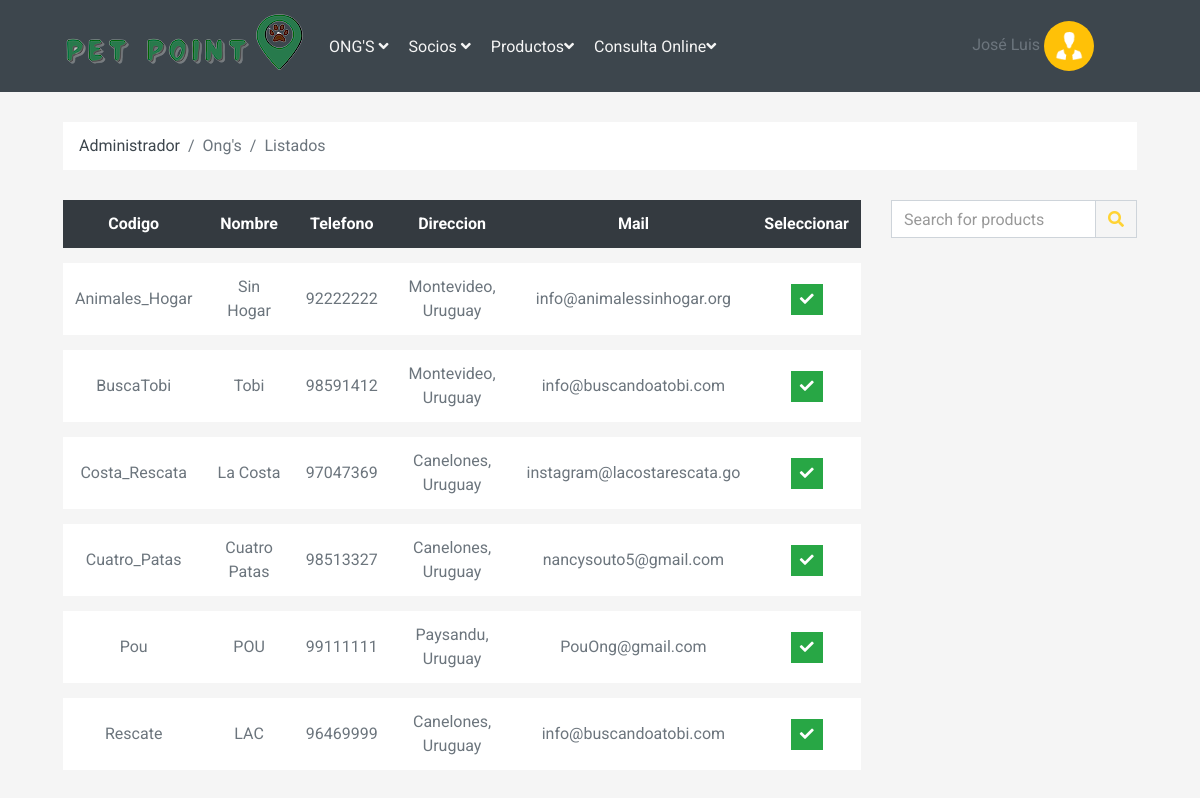
/View/Administrador/ListarOng.php (signed in), run on the app's committed database.
### tables this page shows
CREATE TABLE `usuario` (
  `codigo` varchar(200) NOT NULL,
  `pass` varchar(200) NOT NULL,
  `nombre` varchar(200) NOT NULL,
  `telefono` int(11) NOT NULL,
  `direccion` varchar(200) NOT NULL,
  `mail` varchar(200) NOT NULL,
  `img` varchar(200) DEFAULT NULL,
  `rol` int(11) NOT NULL
);

### View/Administrador/ListarOng.php (the view, shortened to what this page needs)
<?php
$db = new Conexion();
$con = $db->conectar();
$consulta = "SELECT * FROM usuario WHERE rol = 3 ";
$resultado = mysqli_query($con, $consulta);
?>
<!DOCTYPE html>
<html lang="en">
<head>
    <link href="https://cdnjs.cloudflare.com/ajax/libs/font-awesome/5.10.0/css/all.min.css" rel="stylesheet">
    <link href="../../Css/style.css" rel="stylesheet">
</head>
<body>
    <?php
    include "../BarrasYLibrerias/BarraAdministrador.php";
    ?>
    <div class="container-fluid">
        <div class="row px-xl-5">
            <div class="col-12">
                <nav class="breadcrumb bg-light mb-30">
                    <a class="breadcrumb-item text-dark" href="Administrador.php">Administrador</a>
                    <span class="breadcrumb-item active">Ong's</span>
                    <span class="breadcrumb-item active">Listados</span>
                </nav>
            </div>
        </div>
    </div>
    <div class="container-fluid">
        <div class="row px-xl-5">
            <div class="col-lg-9 table-responsive mb-5">
                <table class="table table-light table-borderless table-hover text-center mb-0">
                    <thead class="thead-dark">
                        <tr>
                            <th>Codigo</th>
                            <th>Nombre</th>
                            <th>Telefono</th>
                            <th>Direccion</th>
                            <th>Mail</th>
                            <th>Seleccionar</th>
                        </tr>
                    </thead>
                    <tbody class="align-middle">
                        <?php foreach ($resultado as $row) {
                            $codigo = $row['codigo'];
                            $pass = $row['pass'];
                            $nombre = $row['nombre'];
                            $telefono = $row['telefono'];
                            $direccion = $row['direccion'];
                            $mail = $row['mail'];
                            $imagen= $row['img'];
                        ?>
                            <tr>
                                <td class="align-middle"><?php echo $row['codigo'] ?></td>
                                <td class="align-middle"><?php echo $row['nombre'] ?></td>
                                <td class="align-middle"><?php echo $row['telefono'] ?></td>
                                <td class="align-middle"><?php echo $row['direccion'] ?></td>
                                <td class="align-middle"><?php echo $row['mail'] ?></td>
                                <td class="align-middle"><a class="btn btn-sm btn-success" href="EliminarmodificarOng.php?codigo=<?php echo $codigo ?>&pass=<?php echo $pass ?>&nombre=<?php echo $nombre ?>&telefono=<?php echo $telefono ?>&dir=<?php echo $direccion ?>&mail=<?php echo $mail ?>&img=<?php echo $imagen ?>"><i class="fa fa-check"></i></a></td>
                            </tr>
                        <?php } ?>
                    </tbody>
                </table>
            </div>
            <div class="col-lg-3">
                <form action="">
                    <div class="input-group">
                        <input type="text" class="form-control" placeholder="Search for products">
                        <div class="input-group-append">
                            <span class="input-group-text bg-transparent text-primary">
                                <i class="fa fa-search"></i>
                            </span>
                        </div>
                    </div>
                </form>
            </div>
        </div>
    </div>
</body>
</html>

### data on the page
usuario: codigo "Animales_Hogar", nombre "Sin Hogar", telefono "92222222", direccion "Montevideo, Uruguay", mail "info@animalessinhogar.org"
usuario: codigo "BuscaTobi", nombre "Tobi", telefono "98591412", direccion "Montevideo, Uruguay", mail "info@buscandoatobi.com"
usuario: codigo "Costa_Rescata", nombre "La Costa", telefono "97047369", direccion "Canelones, Uruguay", mail "instagram@lacostarescata.go"
usuario: codigo "Cuatro_Patas", nombre "Cuatro Patas", telefono "98513327", direccion "Canelones, Uruguay", mail "nancysouto5@gmail.com"
usuario: codigo "Pou", nombre "POU", telefono "99111111", direccion "Paysandu, Uruguay", mail "PouOng@gmail.com"
usuario: codigo "Rescate", nombre "LAC", telefono "96469999", direccion "Canelones, Uruguay", mail "info@buscandoatobi.com"

### other printed values
$name "José Luis"
